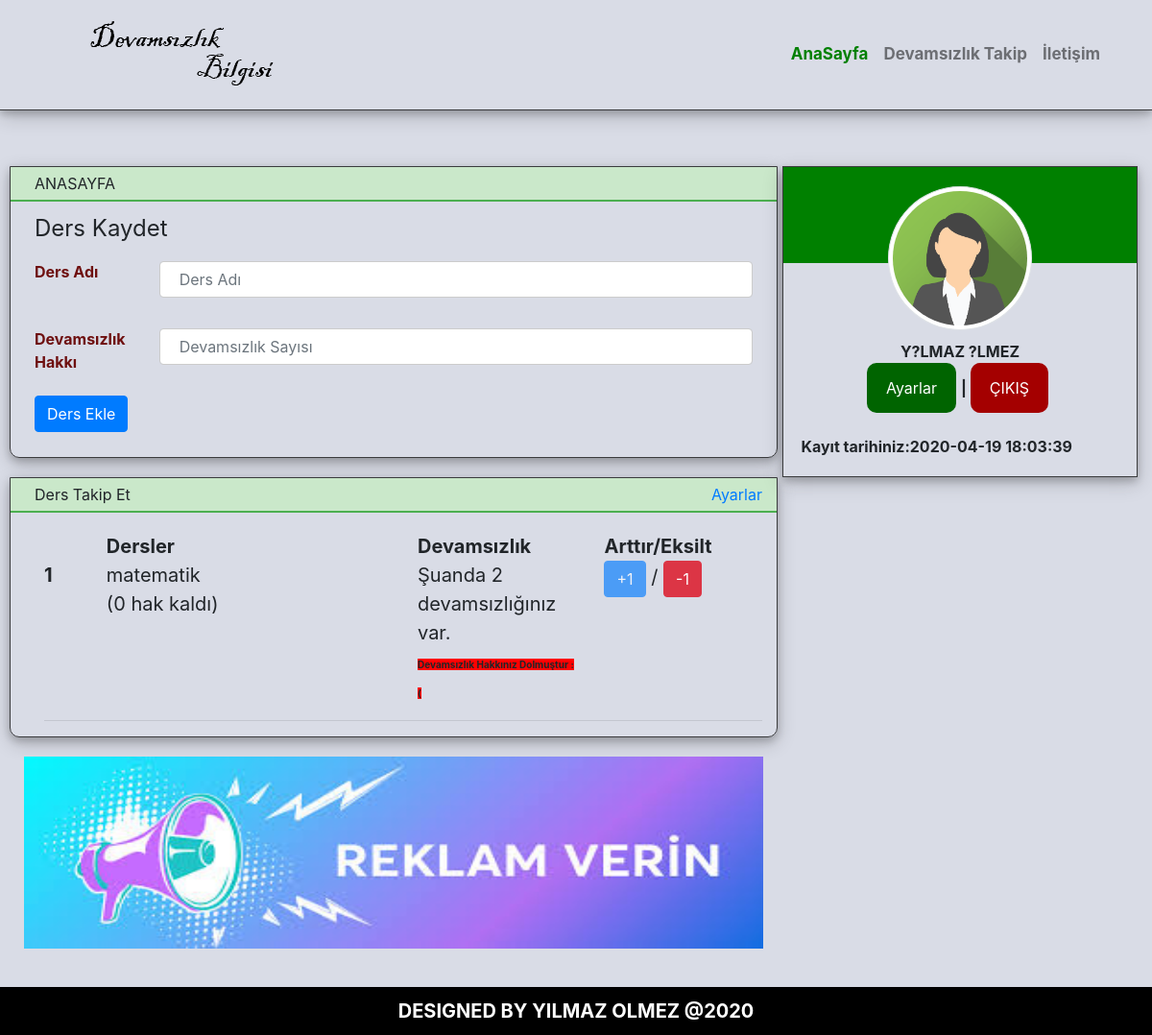
/index.php (signed in), run on the app's committed database.
### tables this page shows
CREATE TABLE `dersler` (
  `id` int(11) NOT NULL,
  `ders_adi` varchar(200) NOT NULL,
  `ders_devamsizlik` int(11) NOT NULL,
  `durum` int(11) DEFAULT 0,
  `uye_no` int(11) NOT NULL
);

### index.php (the view, shortened to what this page needs)
<?php
include "baglanti.php";
?>
<!DOCTYPE html>
<html>
<head><meta http-equiv="Content-Type" content="text/html; charset=utf-8">
	<?php
		include "css.php";
	?>
</head>
<body style="background-color: #d9dce6;">
		<?php
			include "menu.php";
		?>
	<div class="container-fluid icerik">
		<div class="row">
			<div class="col-md-8">
				<div class="row">
					<div class="col-md-12 sol-1">
								<div class="row">
								 	<div class="col arka-plan">ANASAYFA</div>
								</div>
						 		<form class="form" action="" method="post">
						 			 <fieldset>
   										 <legend>Ders Kaydet</legend>
						 			 <fieldset>
									  <div class="form-group row">
									    <label  class="col-sm-2 col-form-label">Ders Adı</label>
									    <div class="col-sm-10">
									      <input type="text" class="form-control"   placeholder="Ders Adı" name="ders" required maxlength="35">
									    </div>
									  </div>
									  <div class="form-group row">
									    <label  class="col-sm-2 col-form-label">Devamsızlık Hakkı</label>
									    <div class="col-sm-10">
									      <input type="text" class="form-control"   placeholder="Devamsızlık Sayısı" name="devamsizlik" required maxlength="2">
									    </div>
									  </div>
									  <div class="form-group row" >
									    <div class="col-sm-10">
									    	<?php
									    		if (isset($_SESSION["login"])) {
									    	?>
									      <button type="submit" class="btn btn-primary id" name="ekle">Ders Ekle</button>
									     	<?php
									      		}
									      		else
									      		{
									        ?>
									      <button type="submit" class="btn btn-primary id" name="ekle" disabled title="Lütfen giriş yapınız.." style="cursor: pointer;">Ders Ekle</button>
									      <span>Ders ekleme yapmak için giriş yapınız... :)</span>
									      <?php
									      	}
									      ?>
									    </div>
									  </div>
								</form>
					</div>
				</div>
				<div class="row" id="derstakip">
					<div class="col-md-12 sol-2">
						<div class="row">
						 	<div class="col arka-plan">Ders Takip Et
						 				<?php
					 								if(isset($_SESSION["login"])) {
					 					?>
					 					<span style="float: right;"><a href="ayarlar.php#dersayar">Ayarlar</a></span>
					 					<?php
					 						}
					 					?>
					 		</div>
						 </div>
						 <div class="dersler"  style="word-wrap: break-word;">
						 	<div class="row">
						 		 <div class="col-md-1"></div>
						 		 <div class="col-md-5"><strong>Dersler</strong></div>
						 		 <div class="col-md-3"><strong>Devamsızlık</strong></div>
						 		 <div class="col-md-3"><strong>Arttır/Eksilt</strong></div>
						 	</div>
								  	<?php
								  	 if(isset($_SESSION["login"]))
								  	 {
											$sql="SELECT * FROM dersler where uye_no='".$_SESSION["id"]."'";
											$sorgu=mysqli_query($baglan,$sql);
											$a=1;
											while( $sonuc=mysqli_fetch_assoc($sorgu) )
											{
									?>
									   <div class="row">
									     	 <div class="col-md-1"><strong><?php  echo $a; ?></strong></div>
									     	 <div class="col-md-5"><?php echo  $sonuc["ders_adi"]; ?><br>(<?php  echo $sonuc["ders_devamsizlik"]-$sonuc["durum"]." hak kaldı"; ?>)</div>
									 		 <div class="col-md-3">Şuanda <?php echo $sonuc["durum"] ?> devamsızlığınız var.
									 		 	<br>
									 		 		<?php
									 		 			if(($sonuc["ders_devamsizlik"]-$sonuc["durum"])>0 && ($sonuc["ders_devamsizlik"]-$sonuc["durum"])<=2)
									 		 			{
									 		 				echo "<span style='font-size: 10px;color: red;font-weight:bold;'>Tehlike yaklaşıyor aman dikkat -_-</span>";
									 		 			}
									 		 			else if(($sonuc["ders_devamsizlik"]-$sonuc["durum"])>2)
									 		 			{
									 		 				echo "<span style='font-size: 10px;color: green;font-weight:bold;'> Şuanda güvendesiniz :) </span>";
									 		 			}
									 		 			else if(($sonuc["ders_devamsizlik"]-$sonuc["durum"])==0 || ($sonuc["ders_devamsizlik"]-$sonuc["durum"])<0)
									 		 			{
									 		 				echo "<span style='font-size: 10px;background-color:red;font-weight:bold;'> Devamsızlık Hakkınız Dolmuştur :( </span>";
									 		 			}
									 		 		?>
									 		 </div>
									 		 <div class="col-md-3">
									 		 	<?php
									 		 		if($sonuc["ders_devamsizlik"]==$sonuc["durum"] && $sonuc["ders_devamsizlik"]-$sonuc["durum"]==$sonuc["ders_devamsizlik"])
									 		 		{
									 		 			echo "<a href=index.php?durum=1&id=".$sonuc['id']." class='btn btn-primary disabled' > +1 </a> / ";
									 		 			echo "<a href=index.php?durum=0&id=".$sonuc['id']." class='btn btn-danger disabled'> -1 </a>";
									 		 		}
									 		 		else if($sonuc["ders_devamsizlik"]==$sonuc["durum"] && $sonuc["ders_devamsizlik"]-$sonuc["durum"]!=$sonuc["ders_devamsizlik"])
									 		 		{
									 		 			echo "<a href=index.php?durum=1&id=".$sonuc['id']." class='btn btn-primary disabled' > +1 </a> / ";
									 		 			echo "<a href=index.php?durum=0&id=".$sonuc['id']." class='btn btn-danger'> -1 </a>";
									 		 		}
									 		 	?>
									 		 </div>
									    </div>
 										<hr>
									    <?php
									    	$a++;
											}
										}
										?>
						 </div>
					</div>
				</div>
				<div class="row">
					<div class="col-md-12 sol-3">
						<img src="images/indir.jpg"   alt="Responsive image" style="width: 100%;height: 200px;">
					</div>
				</div>
			</div>
			<div class="col-md-4">
				 	<?php
						include "sabit-profil.php";
					?>
			</div>
		</div>
	</div>
					<?php
						include "footer.php";
					?>
</body>
</html>

### css.php
<link rel="stylesheet" type="text/css" href="still.css" />
<link rel="stylesheet" type="text/css" href="login-still.css" />
<link rel="stylesheet" type="text/css" href="bootstrap/css/bootstrap.min.css" />

### menu.php (shortened to what this page needs)
<header class="header">
		<div class="container">
			<div class="row">
				<div class="col-md-4 logo">
				         <a href="index.php">
				         	<img src="logo/devamsizlik.png" alt="">
				         </a>
				</div>
				<div class="col-md-8 menu navbar navbar-expand-lg   navbar-light">
						    <div class="collapse navbar-collapse" id="navbarResponsive">
							      <ul class="navbar-nav  ml-auto">
								        <li class="nav-item active ">
								          <a class="nav-link" href="index.php"   style="color:green!important;	">AnaSayfa
								           </a>
								        </li>
								        <li class="nav-item">
								         	 <a class="nav-link" href="index.php#derstakip">Devamsızlık Takip</a>
								        </li>
								         <li class="nav-item">
								         	 <a class="nav-link" href="iletisim.php">İletişim</a>
								        </li>
							      </ul>
						    </div>
				</div>
			</div>
		</div>
	</header>

### sabit-profil.php (shortened to what this page needs)
<div class="sabit">
					 		 <div class="banner">
					 		 	<img src="images/login/avatar.png" class="rounded-circle img-thumbnail" alt="profile" style="width: 150px;margin-top: 20px;">
					 		 </div>
				 		 	<div class="bilgi">
				 		 				<span><?php
				 		 				if(isset($_SESSION["login"])) { echo mb_strtoupper($_SESSION["ad"],"UTF-8")." ".mb_strtoupper($_SESSION["soyad"],"UTF-8"); }
				 		 				else{
				 		 					echo "Lütfen üye olunuz :)";
				 		 				}
				 		 				 ?> </span>
				 						<div>
					 						<span>
					 							<?php
					 								if(isset($_SESSION["login"])) {
					 							?>
					 		 					<button onclick="window.location.href='ayarlar.php'" style="width:auto; background-color:#006400;border-radius: 10px;" class="loginbuton">Ayarlar</button>|
					 		 					<button onclick="document.getElementById('cikis').style.display='block'" style="width:auto; background-color:#a40000;			border-radius: 10px;" class="loginbuton">ÇIKIŞ</button>
					 		 					<?php
					 		 						}
					 		 					?>
					 		 				</span>
					 		 			</div>
				 		 	</div>
					 		 <div class="info">
					 		 	 <span>
					 		 	 	<?php
					 								if(isset($_SESSION["login"])) {
					 									echo "Kayıt tarihiniz:".$_SESSION["tarih"];
					 								}
					 				?>
					 		 	</span>
					 		</div>
</div>

### footer.php
<footer class="footer">
	DESIGNED BY YILMAZ OLMEZ @2020
</footer>

### still.css (style rules this page uses)
.footer { background-color: black; color: white; margin-top: 20px; text-align: center; font-size: 20px; font-weight: bold; padding: 10px; }
.header { border-bottom: 1px solid #3a3b3d; height: auto; padding: 1px; position: fixed; top:0px; left:0px; right:0px; z-index: 9999999999999; background-color: #d9dce6; box-shadow: 0 4px 8px 0 rgba(0, 0, 0, 0.2), 0 6px 20px 0 rgba(0, 0, 0, 0.19); }
.menu { font-size: 17px; font-weight: bold; }
.logo { font-size: 37px; font-weight: bold; }
.icerik { margin-top: 173px; }
.sol-1 { border: 1px solid #3a3b3d; margin-bottom: 20px; margin-left: 10px; border-radius: 0px 0px 10px 10px; box-shadow: 0 4px 8px 0 rgba(0, 0, 0, 0.2), 0 6px 20px 0 rgba(0, 0, 0, 0.19); }
.sol-2 { border: 1px solid #3a3b3d; height: auto; margin-left: 10px; margin-bottom: 20px; border-radius: 0px 0px 10px 10px; box-shadow: 0 4px 8px 0 rgba(0, 0, 0, 0.2), 0 6px 20px 0 rgba(0, 0, 0, 0.19); }
.sol-3 { height: auto; margin-left: 10px; margin-bottom: 20px; height: 200px; }
.arka-plan { background-color: #cae8ca; border-bottom: 2px solid #4CAF50; padding: 5px; text-indent: 10px; }
.form { padding: 10px; }
.sabit { top: 120px; border: 1px solid #3a3b3d; height: auto; margin-bottom: 20px; box-shadow: 0 4px 8px 0 rgba(0, 0, 0, 0.2), 0 6px 20px 0 rgba(0, 0, 0, 0.19); position: sticky; background-color: #d9dce6; }
.form label { color: #6e0f0f; font-weight: bold; }
.banner { text-align: center; position: relative; height: 100px; background-color: #008000; }
.bilgi { font-weight: bold; padding-top: 80px; text-align: center; }
.info { font-weight: bold; padding: 5%; }
.dersler { padding:20px 0px 0px 20px; font-size: 20px; }

### login-still.css (style rules this page uses)
input[type=text], input[type=password] { width: 100%; padding: 12px 20px; margin: 8px 0; display: inline-block; border: 1px solid #ccc; box-sizing: border-box; }
.loginbuton { background-color: #4CAF50; color: white; padding: 14px 20px; border: none; cursor: pointer; width: 100%; margin-right: 5px; margin-bottom: 5px; }
.container { padding: 16px; }

### data on the page
dersler: ders_adi "matematik", $sonuc["ders_devamsizlik"]-$sonuc["durum"] "0", durum "2", shows "Devamsızlık Hakkınız Dolmuştur :("

### other printed values
mb_strtoupper($_SESSION["ad"],"UTF-8") "Y?LMAZ"
mb_strtoupper($_SESSION["soyad"],"UTF-8") "?LMEZ"
$_SESSION["tarih"] "2020-04-19 18:03:39"
